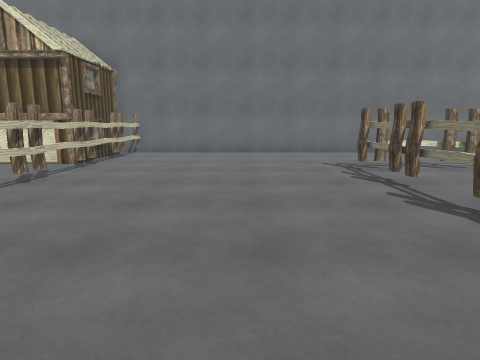
view 1 (above)

24 first-person views from a walk through a Unity game level. The camera is 1.3 m above the floor, tilts 10° down and sees 75° across. The floor is counted in squares, 1 m on a side. Each view is taken from the middle of a square. On the plan, view 1 faces up. The plan holds only what a view shows up to about 14 squares ahead; the rest is blank. The player character is not drawn.

view 2
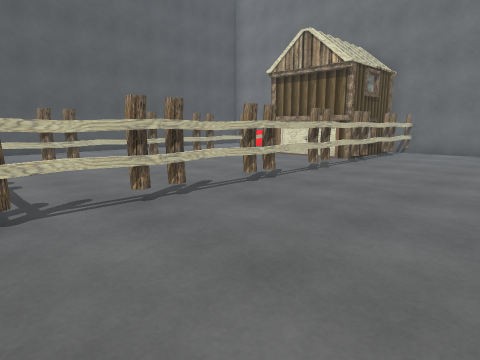

view 3
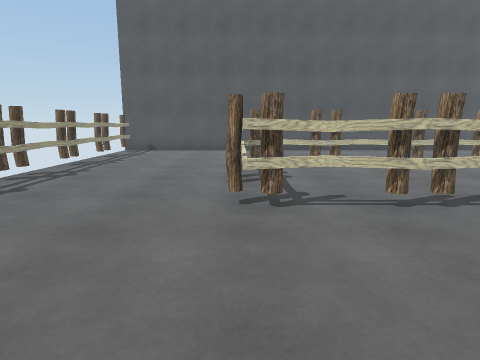

view 4
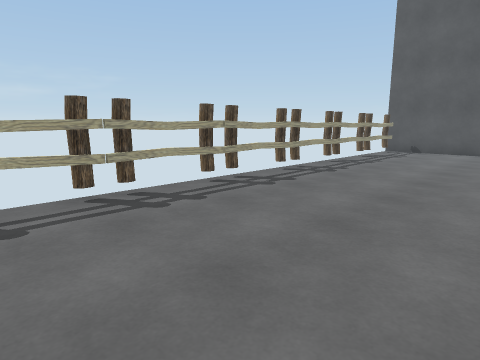

view 5
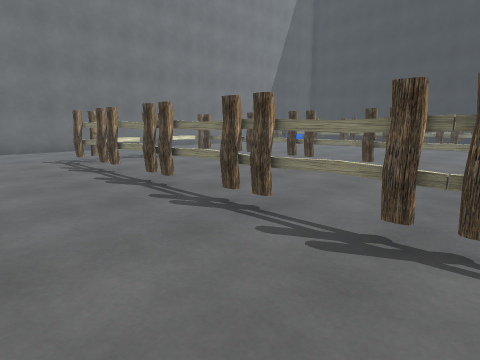

view 6
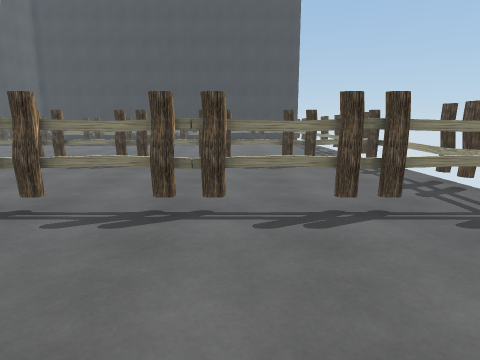

view 7
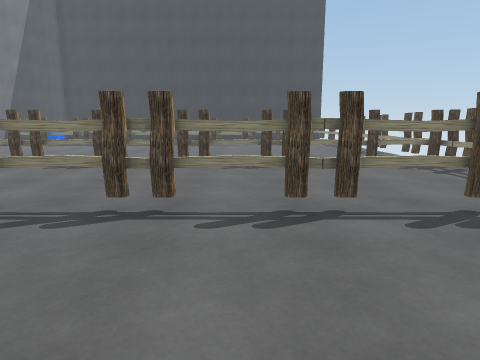

view 8
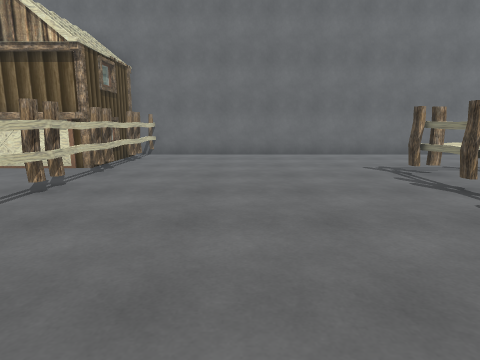

view 9
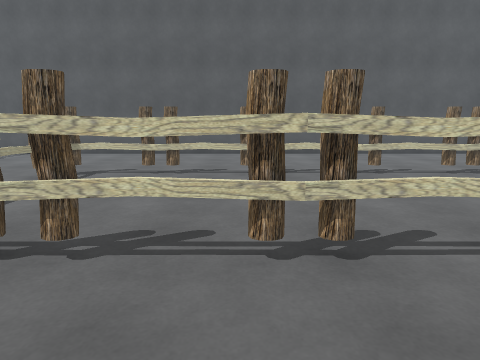

view 10
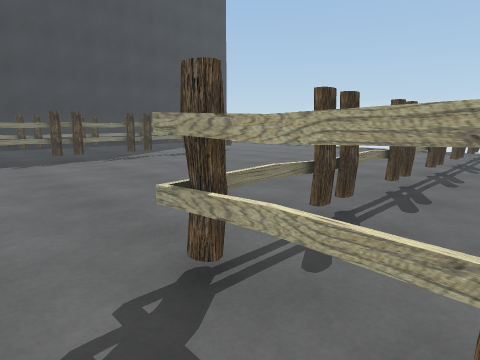

view 11
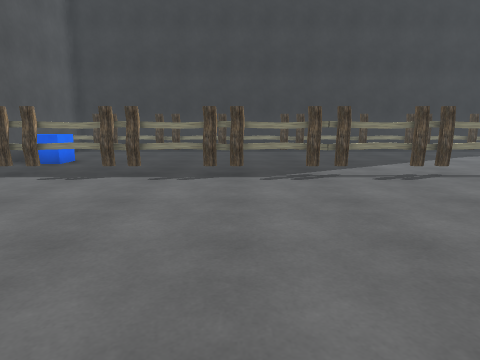

view 12
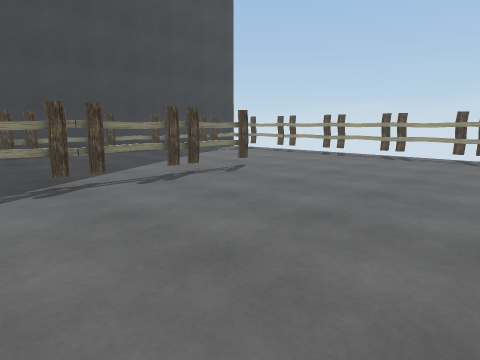

view 13
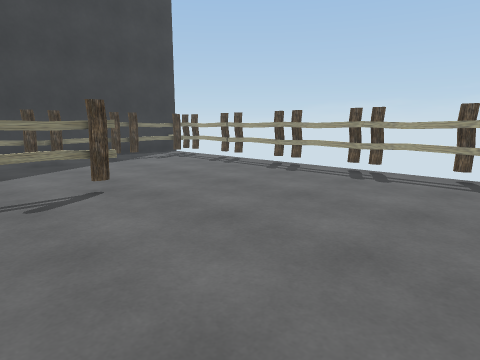

view 14
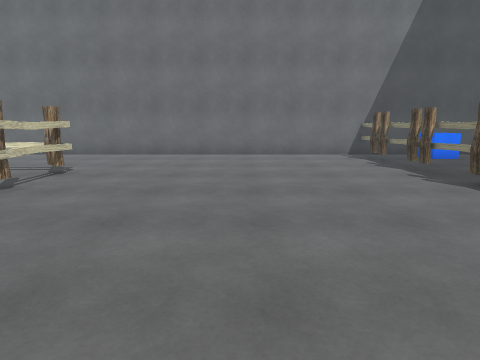

view 15
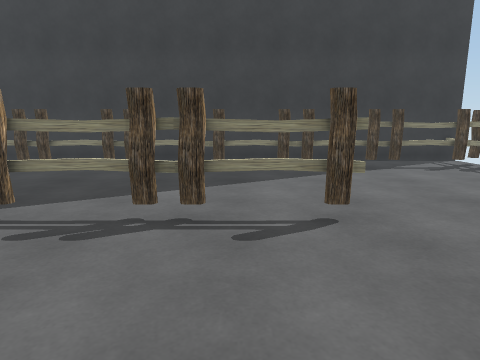

view 16
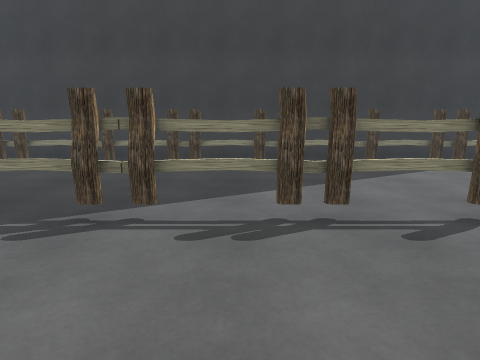

view 17
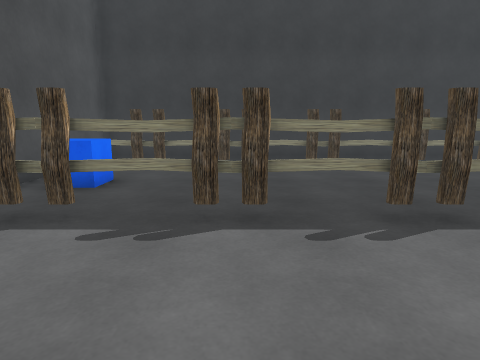

view 18
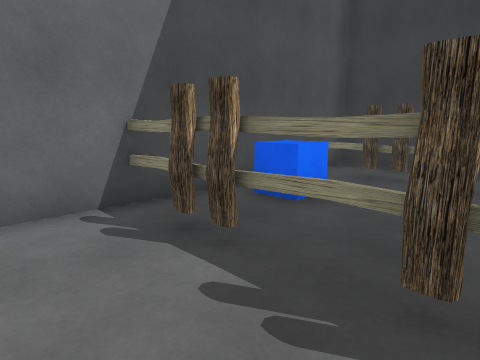

view 19
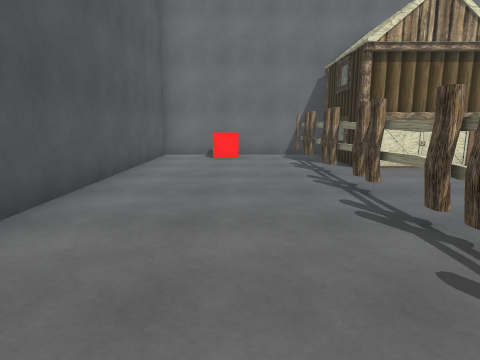

view 20
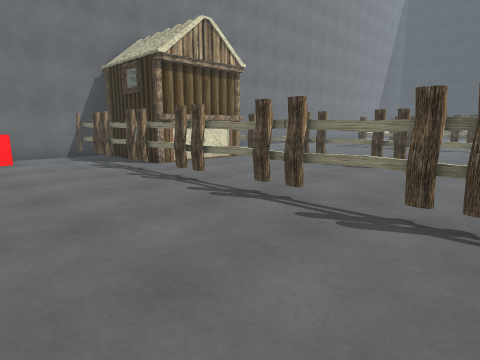

view 21
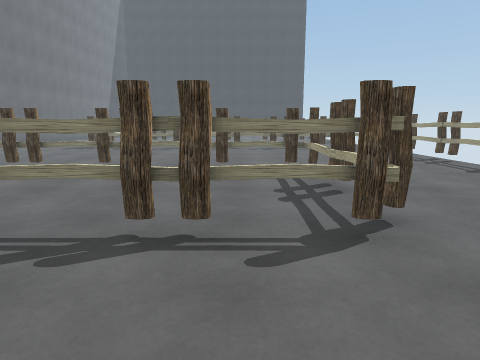

view 22
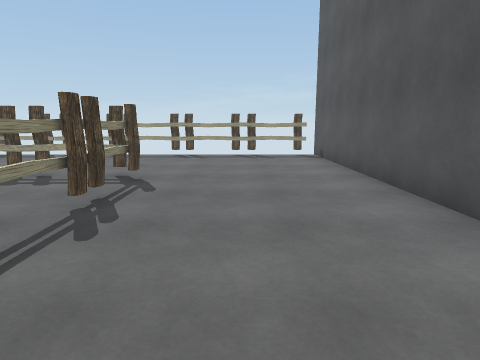

view 23
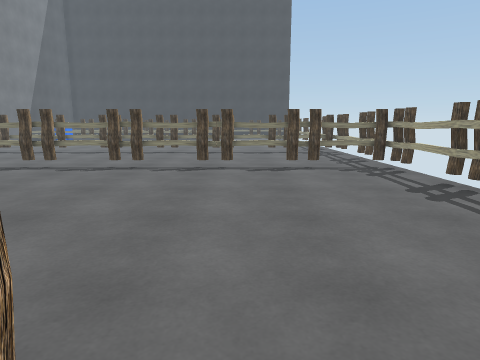

view 24
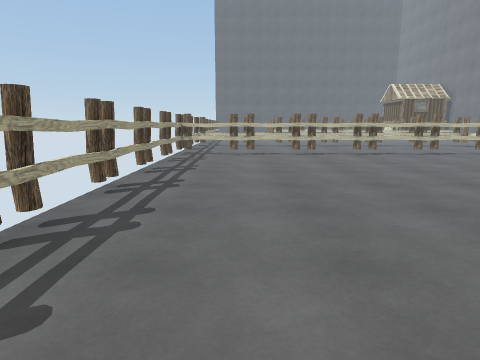

### Floor plan
Key: @ floor where view 1 was taken; # wall or solid block; x gap in a wall; . floor; = window, fence, low wall or low ledge; ^ raised ledge; T thing the floor can be seen under or through; C blue cube; O other object.
Columns run from 16 left of view 1 to 27 right of it. Each row starts with its distance up from view 1.
 15 ########   #################################
 14 #.^^..#OO ##.......................#..C..#.#
 13 #.....#OO O#.......................#..C..#.#
 12 #.....#O  O#.......................x.....x.#
 11 #.....#OOOO#.......................x.....x.#
 10 #.....#OOOO#............T..........#.....# #
  9 #.....x....x........#xxT=T.........x.....x #
  8 #.....x....x........#....T.........x.....x #
  7 #.....T....T........#....T.........T.....# #
  6 #.....T....T........x....x.........T.....# #
  5 #.....T....T........x....x.........T.....#.#
  4 #.....T....T........#....#.........T.....x.#
  3 #.....T....T........x....x.........T.....x.#
  2 #.....T....T........x....x.........T.....#.#
  1 #.....x....x........T....T.........x.....x.#
  0 #.....x....x....@...T....T.........x.....x.#
 -1 #.....#xx###........T....T...............#.#
 -2 #...................x....x...............x.#
 -3 #...................x....x...............x.#
 -4 #...................#....#...............#.#
 -5 #...................x....x...............#.#
 -6 #...................x....x...............x.#
 -7 #xx#xx# #xx#xx#xx# ####### ## #xx# ## #xx###

Where each view was taken, in squares from view 1:
view 1: 0 up, 0 right, facing up
view 2: 1 down, 0 right, facing up-left
view 3: 1 down, 0 right, facing left
view 4: 1 down, 0 right, facing down-left
view 5: 2 down, 0 right, facing up-right
view 6: 2 down, 1 left, facing right
view 7: 0 up, 1 left, facing right
view 8: 1 up, 1 left, facing up
view 9: 4 up, 2 left, facing left
view 10: 11 up, 7 right, facing down-right
view 11: 7 up, 11 right, facing right
view 12: 7 up, 12 right, facing down-right
view 13: 2 up, 13 right, facing down-right
view 14: 1 up, 14 right, facing up
view 15: 1 up, 15 right, facing right
view 16: 3 up, 15 right, facing right
view 17: 10 up, 15 right, facing right
view 18: 10 up, 17 right, facing up-right
view 19: 1 up, 13 left, facing up
view 20: 1 up, 15 left, facing up-right
view 21: 1 up, 14 left, facing right
view 22: 7 up, 13 left, facing down
view 23: 2 down, 6 left, facing right
view 24: 4 down, 23 right, facing left
